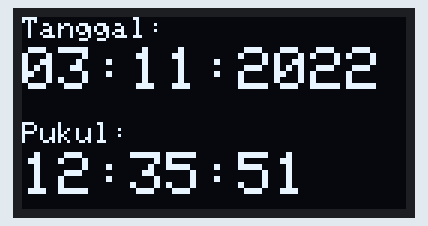
Recording of a program running on a simulated ESP32. Parts: 128×64 one-colour display. What the program prints to the serial monitor is not drawn.

Above: at 2.1 s.
At 6.2 s:
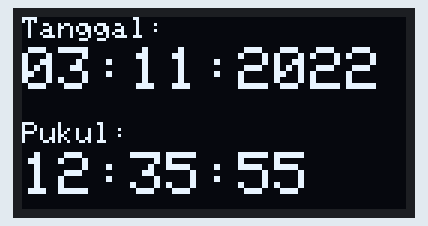
At 11.3 s:
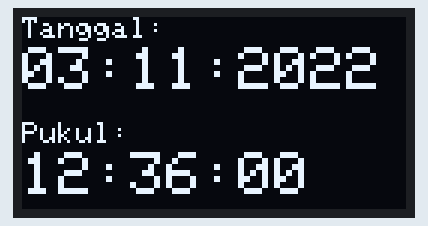
At 20.6 s:
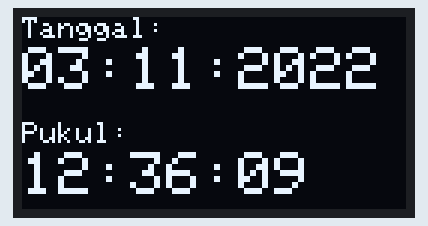
At 29.8 s:
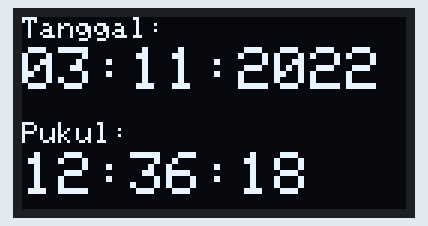
At 39.0 s:
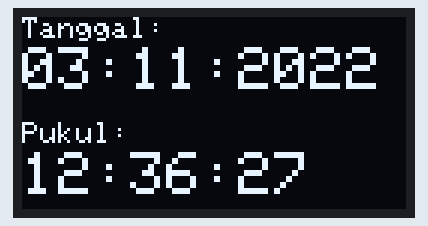

Measured:
- what the display in image 0 shows lasts 1.0 s, from 2.1 s to 3.1 s

The program:

main.cpp
```cpp
#include <SPI.h>                                             // pemanggil library SPI
#include <Wire.h>                                            // pemanggil library Wire.h
#include <Adafruit_GFX.h>                                    //pemanggilan library GFX
#include <Adafruit_SSD1306.h>                                //pemanggilan library OLED
#include <TimeLib.h>                                         //Pemanggilan library time
Adafruit_SSD1306 display = Adafruit_SSD1306(128, 64, &Wire); // OLED menggunakan kolom 128 pixel dan baris 64 pixel
#define SCREEN_ADDRESS 0x3C                                  // alamat untuk I2C OLED

// ini adalah function untuk nilai 0 hingga 9 agar diberikan angka nol di depannya
void printkurangdarinol(int data)
{
  if (data >= 0 && data < 10)
  {                     // 0 - 9
    display.write('0'); //
  }
  display.print(data);
}

void setup()
{
  Serial.begin(9600);                      // menentukan baudrate di 9600
  Serial.println("OLED FeatherWing test"); // menampilkan teks ke serial monitor

  // Memastikan OLED dapat berjalan atau tidak
  if (!display.begin(SSD1306_SWITCHCAPVCC, SCREEN_ADDRESS))
  {
    Serial.println(F("SSD1306 allocation failed"));
    for (;;)
      ; // Don't proceed, loop forever
  }

  // text display tests
  display.setTextColor(SSD1306_WHITE);
  display.clearDisplay();
  setTime(12, 35, 50, 03, 11, 22); // jam,menit,detik,tanggal,bulan,tahun
  delay(1000);
}
void loop()
{
  // menampilkan tanggal pada OLED
  display.setTextSize(1);
  display.setCursor(0, 0);
  display.print("Tanggal: ");
  display.setTextSize(2);
  display.setCursor(0, 10);
  printkurangdarinol(day());
  display.print(":");
  printkurangdarinol(month());
  display.print(":");
  printkurangdarinol(year());

  // menampilkan waktu pada OLED
  display.setTextSize(1);
  display.setCursor(0, 35);
  display.print("Pukul: ");
  display.setTextSize(2);
  display.setCursor(0, 45);
  printkurangdarinol(hour());
  display.print(":");
  printkurangdarinol(minute());
  display.print(":");
  printkurangdarinol(second());
  delay(1000);
  yield();
  display.display();
  display.clearDisplay();
}
```
